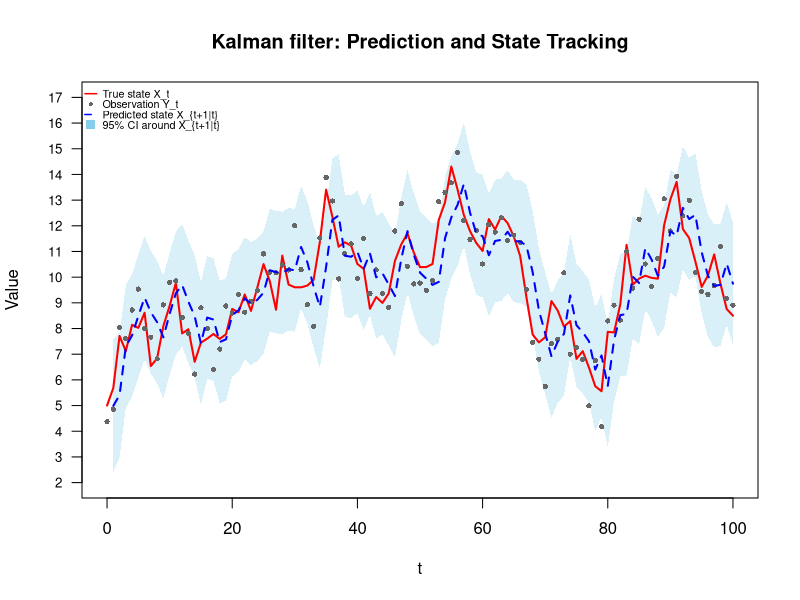
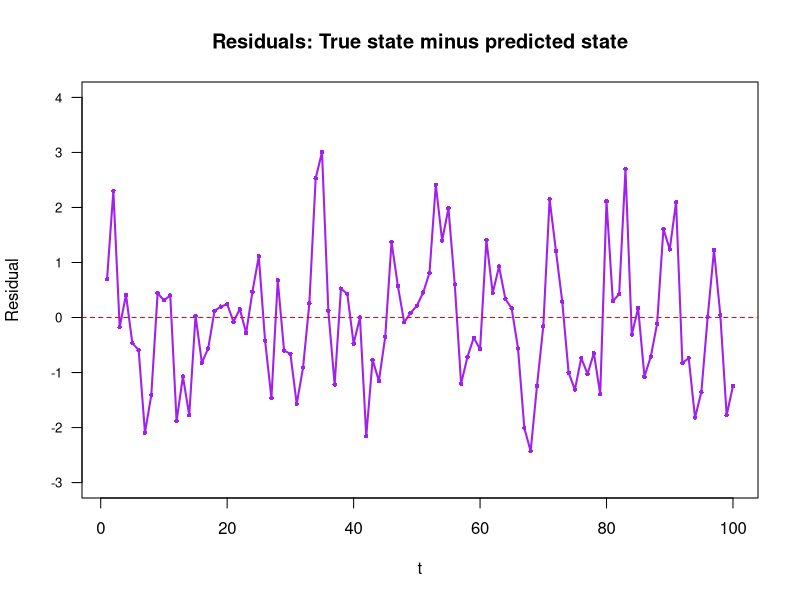

Here is the R script that generated these plots, in order:
myKalmanFilter <- function(
    y,              # Vector of observations y_t
    theta,          # Model parameters: theta = c(a, b, sigma1)
    R,              # Measurement noise variance = sigma2^2
    x_prior = 0,    # Initial prior mean for X_0
    P_prior = 10    # Initial prior variance for X_0
) {
  y <- as.numeric(y)
  
  a <- theta[1]
  b <- theta[2]
  sigma1 <- theta[3]
  
  Q <- sigma1^2
  N <- length(y)
  
  x_pred <- numeric(N)
  P_pred <- numeric(N)
  x_filt <- numeric(N)
  P_filt <- numeric(N)
  innovation <- numeric(N)
  innovation_var <- numeric(N)
  
  x_pred_next <- numeric(N)
  P_pred_next <- numeric(N)
  
  for (t in seq_len(N)) {
    
    # Prediction of X_t before observing Y_t
    if (t == 1) {
      x_pred[t] <- x_prior
      P_pred[t] <- P_prior
    } else {
      x_pred[t] <- a * x_filt[t - 1] + b
      P_pred[t] <- a^2 * P_filt[t - 1] + Q
    }
    
    # Update with observation Y_t
    innovation[t] <- y[t] - x_pred[t]
    innovation_var[t] <- P_pred[t] + R
    
    K_t <- P_pred[t] / innovation_var[t]
    
    x_filt[t] <- x_pred[t] + K_t * innovation[t]
    P_filt[t] <- (1 - K_t) * P_pred[t]
    
    # Prediction of X_{t+1|t}
    x_pred_next[t] <- a * x_filt[t] + b
    P_pred_next[t] <- a^2 * P_filt[t] + Q
  }
  
  return(list(
    x_pred = x_pred,
    P_pred = P_pred,
    x_filt = x_filt,
    P_filt = P_filt,
    innovation = innovation,
    innovation_var = innovation_var,
    x_pred_next = x_pred_next,
    P_pred_next = P_pred_next
  ))
}


# Simulate data from 1.2
set.seed(1)

a <- 0.9
b <- 1
sigma1 <- 1
sigma2 <- 1
X0 <- 5
n <- 100

time <- 0:n

X_t <- numeric(n + 1)
Y_t <- numeric(n + 1)

X_t[1] <- X0
Y_t[1] <- X_t[1] + rnorm(1, mean = 0, sd = sigma2)

for (t in 2:(n + 1)) {
  X_t[t] <- a * X_t[t - 1] + b + rnorm(1, mean = 0, sd = sigma1)
  Y_t[t] <- X_t[t] + rnorm(1, mean = 0, sd = sigma2)
}


# Run Kalman filter
theta <- c(a, b, sigma1)
R <- sigma2^2

kf <- myKalmanFilter(
  y = Y_t,
  theta = theta,
  R = R,
  x_prior = X0,
  P_prior = 10
)


# 95% confidence interval around X_{t+1|t}
ci_lower <- kf$x_pred_next - 1.96 * sqrt(kf$P_pred_next)
ci_upper <- kf$x_pred_next + 1.96 * sqrt(kf$P_pred_next)


# Align X_{t+1|t} with the time it predicts
# kf$x_pred_next[1] predicts X_1, so it is plotted at time 1
pred_time <- 1:n

pred_mean <- kf$x_pred_next[1:n]
pred_lower <- ci_lower[1:n]
pred_upper <- ci_upper[1:n]


# Choose y-axis limits
y_min <- floor(min(c(X_t, Y_t, pred_mean, pred_lower, pred_upper), na.rm = TRUE))
y_max <- ceiling(max(c(X_t, Y_t, pred_mean, pred_lower, pred_upper), na.rm = TRUE))

# Show every integer value on the y-axis
y_ticks <- seq(y_min, y_max, by = 1)


# Plot
plot(
  time,
  X_t,
  type = "n",
  xlab = "t",
  ylab = "Value",
  main = "Kalman filter: Prediction and State Tracking",
  ylim = c(y_min, y_max),
  yaxt = "n"
)

axis(
  side = 2,
  at = y_ticks,
  labels = y_ticks,
  las = 1,
  cex.axis = 0.8
)

polygon(
  c(pred_time, rev(pred_time)),
  c(pred_lower, rev(pred_upper)),
  col = adjustcolor("skyblue", alpha.f = 0.3),
  border = NA
)

lines(time, X_t, col = "red", lwd = 2)
points(time, Y_t, col = "gray40", pch = 16, cex = 0.7)
lines(pred_time, pred_mean, col = "blue", lwd = 2, lty = 2)

legend(
  "topleft",
  legend = c(
    "True state X_t",
    "Observation Y_t",
    "Predicted state X_{t+1|t}",
    "95% CI around X_{t+1|t}"
  ),
  col = c("red", "gray40", "blue", "skyblue"),
  lty = c(1, NA, 2, NA),
  pch = c(NA, 16, NA, 15),
  pt.cex = c(NA, 0.5, NA, 1.2),
  lwd = c(1.5, NA, 1.5, NA),
  bty = "n",
  cex = 0.65,
  y.intersp = 0.8,
  x.intersp = 0.6,
  seg.len = 1.2
)


# Optional checks
head(kf$x_pred_next)
head(kf$P_pred_next)
head(kf$innovation)
head(kf$innovation_var)


# Residuals between true state and predicted state X_{t+1|t}
# kf$x_pred_next[1:n] predicts X_t at times 1,...,n
# In the simulated series, those true values are X_t[2:(n + 1)]

pred_time <- 1:n
true_next <- X_t[2:(n + 1)]
pred_next <- kf$x_pred_next[1:n]

residuals_pred <- true_next - pred_next


# Choose y-axis limits for residual plot
res_y_min <- floor(min(residuals_pred, na.rm = TRUE))
res_y_max <- ceiling(max(residuals_pred, na.rm = TRUE))

# Show every integer value on the residual y-axis
res_y_ticks <- seq(res_y_min, res_y_max, by = 1)


plot(
  pred_time,
  residuals_pred,
  type = "l",
  col = "purple",
  lwd = 2,
  xlab = "t",
  ylab = "Residual",
  main = "Residuals: True state minus predicted state",
  ylim = c(res_y_min, res_y_max),
  yaxt = "n"
)

axis(
  side = 2,
  at = res_y_ticks,
  labels = res_y_ticks,
  las = 1,
  cex.axis = 0.8
)

abline(h = 0, col = "red", lty = 2)

points(
  pred_time,
  residuals_pred,
  pch = 16,
  cex = 0.6,
  col = "purple"
)


# Optional summary
mean(residuals_pred)
sd(residuals_pred)
